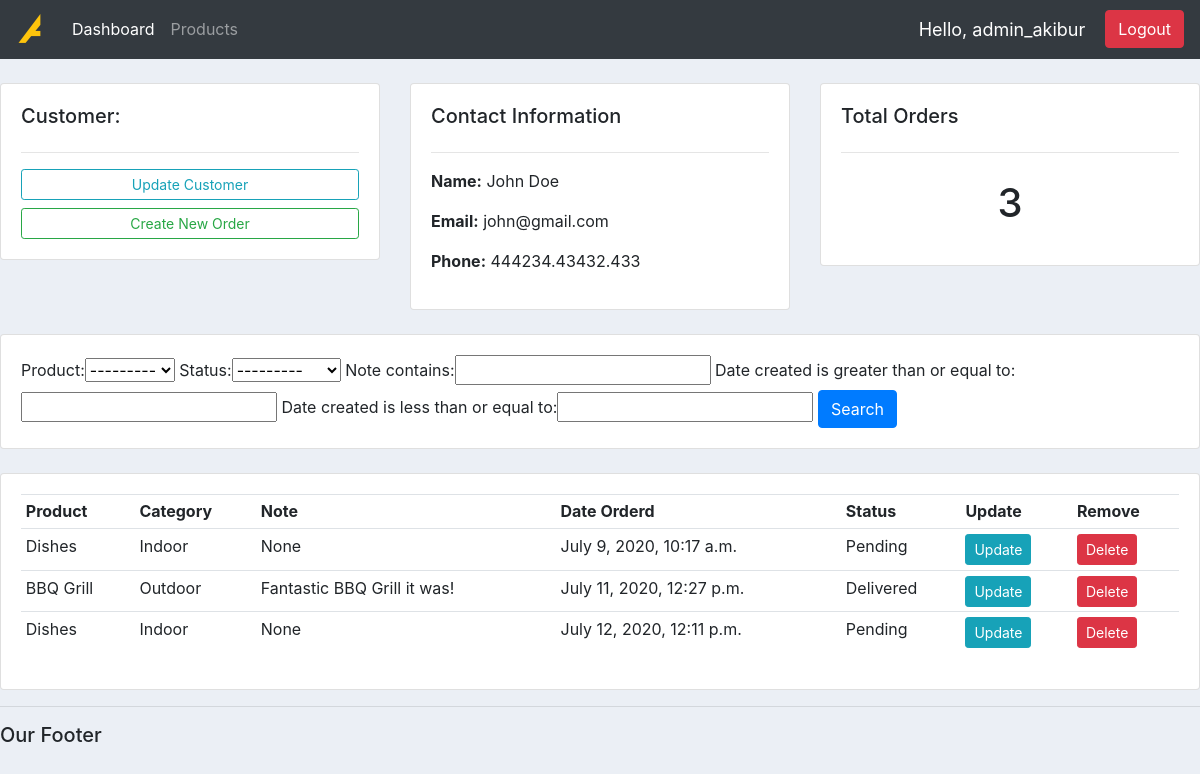
/customer/1/ (signed in), run on an earlier commit of the app's database.
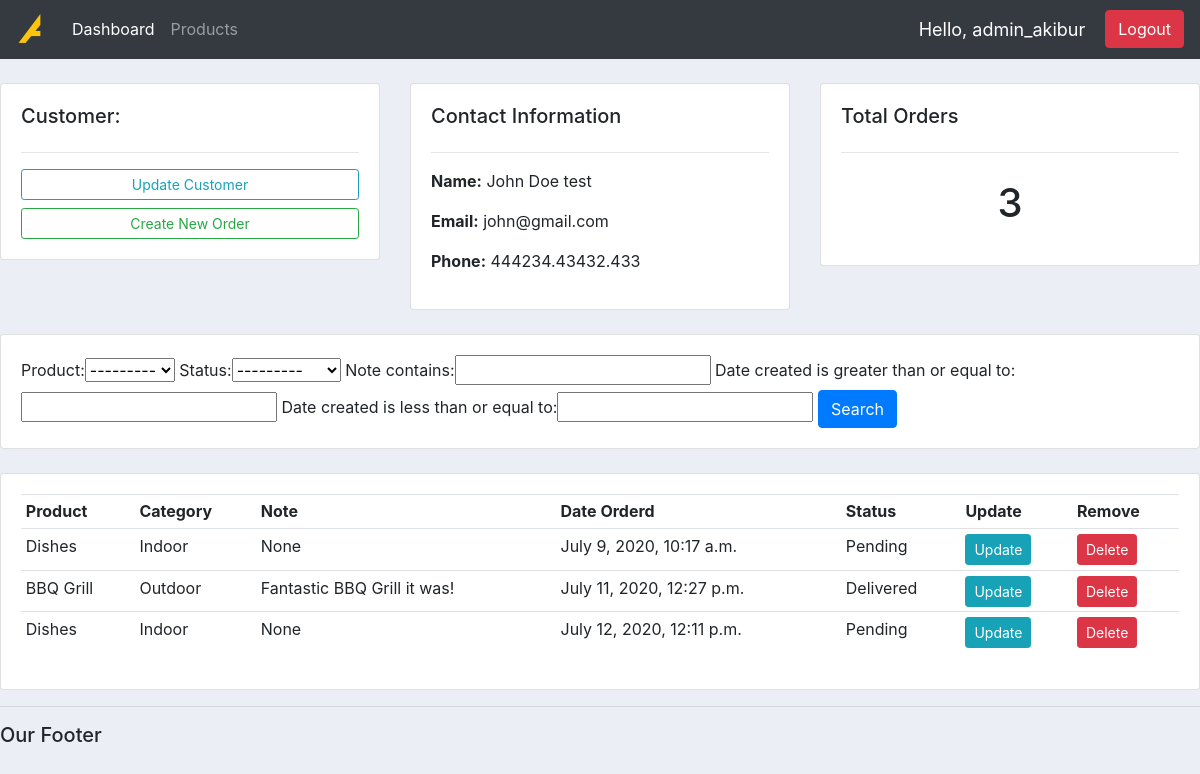
And on a later commit of the database.
### accounts/models.py (models this page shows, shortened)
class Customer(models.Model):
    user            = models.OneToOneField(User, null=True, blank = True, on_delete=models.CASCADE) # One Customer can have only one User | User is django default
    name            = models.CharField(max_length=200, null = True) # null = True -> if empty so that it doesn't show error
    phone           = models.CharField(max_length=200, null = True)
    email           = models.CharField(max_length=200, null = True)
    profile_pic     = models.ImageField(default ="profile_def.jpg", null = True, blank = True)
    date_created    = models.DateTimeField(auto_now_add=True, null = True)

### accounts/decorators.py (the view)
        def wrapper_func(request, *args, **kwargs):
            group = None
            if request.user.groups.exists():
                group = request.user.groups.all()[0].name
            if group in allowed_roles:
                return view_func(request, *args, **kwargs)
            else:
                return HttpResponse('Sorry! You are not authorised to visit this page.')

### accounts/models.py (called while the page is built)
    def __str__(self):
        return self.name

### accounts/views.py (called while the page is built)
@login_required(login_url='showUrlLogin') # Restricting users who are not logged in
@allowed_users(allowed_roles=['admin'])
def customer(request, pk_test):
    customerBasedOnId   = Customer.objects.get(id=pk_test)
    ordersByCustomer    = customerBasedOnId.order_set.all()
    numberOfOrders      = ordersByCustomer.count()
    myFilter            = OrderFilter(request.GET, queryset=ordersByCustomer)
    ordersByCustomer    = myFilter.qs
    context = {
        'customer'      : customerBasedOnId,
        'orders'        : ordersByCustomer,
        'order_count'   : numberOfOrders,
        'showMyFilter'  : myFilter,
    }
    return render(request, 'accounts/customer.html', context)

### accounts/templates/accounts/customer.html
{% extends 'accounts/main.html' %}
{% block content%}
    <br>
    <div class="row">
        <div class="col-md">
            <div class="card card-body">
                <h5>Customer:</h5>
                <hr>
                <a class="btn btn-outline-info  btn-sm btn-block" href="">Update Customer</a>
                <a class="btn btn-outline-success  btn-sm btn-block" href="{% url 'showUrlCreateOrder' customer.id %}">Create New Order</a>
            </div>
        </div>
        <div class="col-md">
            <div class="card card-body">
                <h5>Contact Information</h5>
                <hr>
                <p><strong>Name:</strong> {{customer.name}}</p>
                <p><strong>Email:</strong> {{customer.email}}</p>
                <p><strong>Phone:</strong> {{customer.phone}}</p>
            </div>
        </div>
        <div class="col-md">
            <div class="card card-body">
                <h5>Total Orders</h5>
                <hr>
                <h1 style="text-align: center;padding: 10px">{{order_count}}</h1>
            </div>
        </div>
    </div>
    <br>
    <div class="row">
        <div class="col">
            <div class="card card-body">
                <form method="get">
                    {{showMyFilter.form}}
                <button class="btn btn-primary" type="submit">Search</button>
            </form>
            </div>
        </div>
    </div>
    <br>
    <div class="row">
        <div class="col-md">
            <div class="card card-body">
                <table class="table table-sm">
                    <tr>
                        <th>Product</th>
                        <th>Category</th>
                        <th>Note</th>
                        <th>Date Orderd</th>
                        <th>Status</th>
                        <th>Update</th>
                        <th>Remove</th>
                    </tr>
                    {% for order in orders %}
                        <tr>
                            <td>{{order.product}}</td>
                            <td>{{order.product.category}}</td>
                            <td>{{order.note}}</td>
                            <td>{{order.date_created}}</td>
                            <td>{{order.status}}</td>
                            <td><a class="btn btn-sm btn-info" href="{% url 'showUrlUpdateOrder' order.id %}">Update</a></td>
						    <td><a class="btn btn-sm btn-danger" href="{% url 'showUrlDeleteOrder' order.id %}">Delete</a></td>
                        </tr>
                    {% endfor %}
                </table>
            </div>
        </div>
    </div>
{% endblock %}

What changed in the data, as far as the page shows it:
changed Customer "john@gmail.com": name "John Doe" → "John Doe test"
